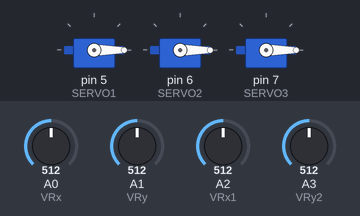
The sketch below on a simulated Arduino Uno, built with avr-gcc and run on an emulated ATmega328P. On the bench: 3 × servo. The test bench sets the inputs (shaded band); at power-on: A0 (VRx) = 512, A1 (VRy) = 512, A2 (VRx1) = 512, A3 (VRy2) = 512.

Above: at 1.2 s.
1.3 s: A0 (VRx) set to 592
2.8 s: A0 (VRx) set to 609
At 3.4 s:
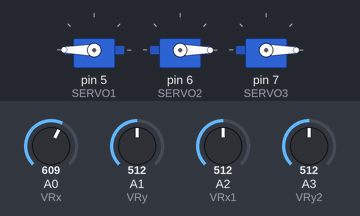
4.3 s: A1 (VRy) set to 585
5.8 s: A1 (VRy) set to 617
At 6.4 s:
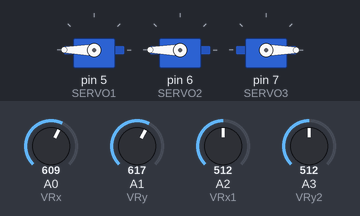
7.3 s: A0 (VRx) set to 590
At 7.9 s:
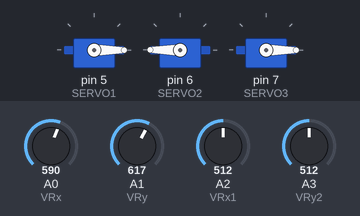
8.8 s: A0 (VRx) set to 610
At 9.3 s:
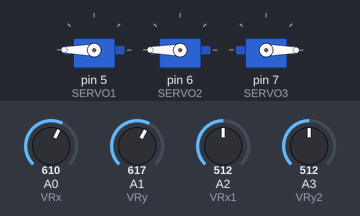
Timing chart, 0 to 11.3 s (numbered marks = the images above; inputs shaded):
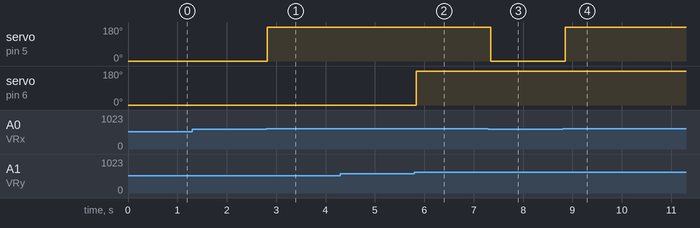

Measured:
- the behaviour switches between 600 and 601 on A0 (VRx) (found by bisection; images 0 and 1)
- the behaviour switches between 600 and 601 on A1 (VRy) (found by bisection; images 1 and 2)
- after the input at 1.3 s, every drawn part: stays the same
- after the input at 2.8 s, servo on pin 5 (SERVO1): 0° → 180° at once
- after the input at 4.3 s, every drawn part: stays the same
- after the input at 5.8 s, servo on pin 6 (SERVO2): 0° → 180° at once
- after the input at 7.3 s, servo on pin 5 (SERVO1): 180° → 0° after 0.05 s
- after the input at 8.8 s, servo on pin 5 (SERVO1): 0° → 180° after 0.05 s

The sketch:

KIDS_ServoWithJoistik_EKScoLATOR.ino
```cpp
#include <Servo.h>;
Servo servo1;
Servo servo2;
Servo servo3;
 int SERVO1 = 5;
 int SERVO2 = 6;
 int SERVO3 = 7;
int VRx = A0;
int VRy = A1;
int VRx1 = A2;
int VRy2 = A3;


///
int x = 0;
int y = 0;
int X1 =0;
int Y1=0;

///
void setup() {
  servo1.attach(SERVO1);
  servo2.attach(SERVO2);
  servo3.attach(SERVO3);
  pinMode(VRx, INPUT);
  pinMode(VRy, INPUT);
  pinMode(VRx1, INPUT);
  pinMode(VRy2, INPUT);
  servo1.write(0);
  servo2.write(0);
  servo3.write(0);
}

void loop() {
  x = analogRead(VRx);
  y = analogRead(VRy);
  X1 = analogRead(VRx1);
  Y1 = analogRead(VRy2);

  if (x>600){


  servo1.write(180);}

  else{
  servo1.write(0);}

  if (y>600){

    servo2.write(180);
    }
    else{
      servo2.write(0);

       if (X1>600){
  servo3.write(180);}

  else{
  servo3.write(0);}
    }
  delay(100);

}


//#include <Servo.h>;
//Servo servo1;
//Servo servo2;
//Servo servo3;
//Servo servo4;
// int  SERVO1 = 5;
// int SERVO2 = 6;
// int SERVO3 = 7;
// int SERVO4 = 8;
//int VRx = A0;
//int VRy = A1;
//int VRx1 = A2;
//int VRy2 = A3;
//
//int SW1=3;
//int SW = 2;
/////
//int x = 0;
//int y = 0;
//int X1 =0;
//int Y1=0;
//int SW_state = 0;
//int SW_holat=0;
/////
//void setup() {
//  Serial.begin(9600);
//  servo1.attach(SERVO1);
//  servo2.attach(SERVO2);
//  servo3.attach(SERVO3);
//  servo4.attach(SERVO4);
//  pinMode(VRx, INPUT);
//  pinMode(VRy, INPUT);
//  pinMode(VRx1, INPUT);
//  pinMode(VRy2, INPUT);
//  pinMode(SW1, INPUT_PULLUP);
//  pinMode(SW, INPUT_PULLUP);
//  servo1.write(0);
//  servo2.write(0);
//  servo3.write(0);
//  servo4.write(0);
//}
//
//void loop() {
//  x = analogRead(VRx);
//  y = analogRead(VRy);
//  X1 = analogRead(VRx1);
//  Y1 = analogRead(VRy2);
//  SW_state = digitalRead(SW);
//  SW_holat = digitalRead(SW);
//  Serial.print("X: ");
//  Serial.print(x);
//  Serial.print(" | Y: ");
//  Serial.print(y);
//  Serial.print(" | Button: ");
//  Serial.println(SW_state);
//
//  if (x>600){
//
//
//  servo1.write(180);}
//
//  else{
//  servo1.write(0);}
//
//  if (y>600){
//
//    servo2.write(180);
//    }
//    else{
//      servo2.write(0);
//
//       if (X1>600){
//  servo3.write(180);}
//
//  else{
//  servo3.write(0);}
//
//   if (Y1>600){
//  servo4.write(180);}
//
//  else{
//  servo4.write(0);}
//
//    }
//  delay(100);
//
//}


//#include <Servo.h>;
//Servo servo1;
//Servo servo2;
//int x_key = A1;
//int y_key = A0;
//int x_pos;
//int y_pos;
//int servo1_pin = 8;
//int servo2_pin = 9;
//int initial_position = 90;
//int initial_position1 = 90;
//
//void setup ( ) {
//Serial.begin (9600) ;
//servo1.attach (servo1_pin ) ;
//servo2.attach (servo2_pin ) ;
//servo1.write (initial_position);
//servo2.write (initial_position1);
//pinMode (x_key, INPUT) ;
//pinMode (y_key, INPUT) ;
//}
//
//void loop ( ) {
//x_pos = analogRead (x_key) ;
//y_pos = analogRead (y_key) ;
//
//if (x_pos < 300){
//if (initial_position < 10) { } else{ initial_position = initial_position - 20; servo1.write ( initial_position ) ; delay (100) ; } } if (x_pos > 700){
//if (initial_position > 180)
//{
//}
//else{
//initial_position = initial_position + 20;
//servo1.write ( initial_position ) ;
//delay (100) ;
//}
//}
//
//if (y_pos < 300){
//if (initial_position1 < 10) { } else{ initial_position1 = initial_position1 - 20; servo2.write ( initial_position1 ) ; delay (100) ; } } if (y_pos > 700){
//if (initial_position1 > 180)
//{
//}
//else{
//initial_position1 = initial_position1 + 20;
//servo2.write ( initial_position1 ) ;
//delay (100) ;
//}
//}
//}
```
